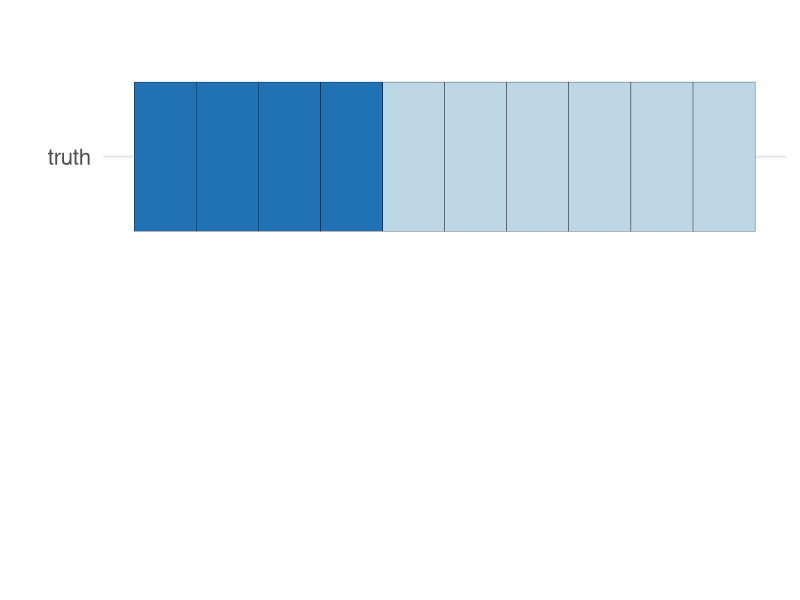
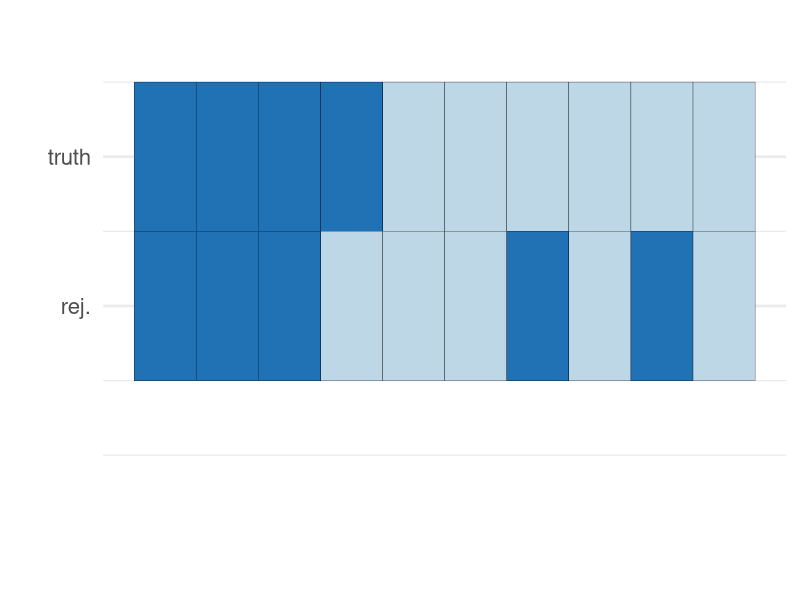
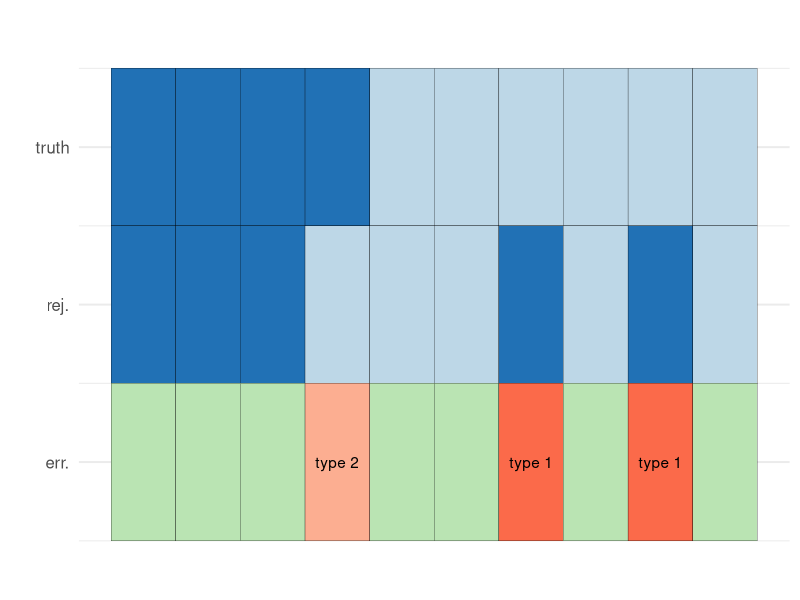

The R script that drew these images, in order:
require(ggplot2)
require(RColorBrewer)


cols1 <- brewer.pal(4, "Blues")[c(2,4)]
cols2 <- brewer.pal(4, "Reds")[c(4,3)]
cols2 <- c(brewer.pal(4, "Reds")[3], brewer.pal(4, "Greens")[2], brewer.pal(4, "Reds")[2])
cols <- c(cols1, cols2)

# save plots as 5 x 9

m <- 10
m1 <- 4

truth <- c(rep(1,m1), rep(0,(m-m1)))
rej <- c(1,1,1,0,0,0,1,0,1,0)
diff <- 100 + truth - rej



# plot 1

df <- data.frame(x=rep(seq(m), 1),
                 y=rep(3, each=m),
                 value=truth)

df$value <- as.factor(df$value)

ggplot(df, aes(x=x, y=y, fill=value)) +
  geom_tile(color="black") +
  #scale_x_continuous(breaks=seq(0,m,by=2)) +
  scale_x_continuous(breaks=c()) +
  scale_y_continuous(lim=c(0.5,3.5), breaks=c(3), labels=c("truth")) +
  scale_fill_manual(values=cols) +
  theme_minimal(base_size = 20) +
  theme(plot.title = element_text(hjust=0.5)) +
  labs(title="", x="", y="") +
  theme(legend.position="none")



# plot 2

df <- data.frame(x=rep(seq(m), 2),
                 y=rep(c(3,2), each=m),
                 value=c(truth,rej))

df$value <- as.factor(df$value)

ggplot(df, aes(x=x, y=y, fill=value)) +
  geom_tile(color="black") +
  #scale_x_continuous(breaks=seq(0,m,by=2)) +
  scale_x_continuous(breaks=c()) +
  scale_y_continuous(lim=c(0.5,3.5), breaks=c(2,3), labels=c("rej.", "truth")) +
  scale_fill_manual(values=cols) +
  theme_minimal(base_size = 20) +
  theme(plot.title = element_text(hjust=0.5)) +
  labs(title="", x="", y="") +
  theme(legend.position="none")



# plot 3

df <- data.frame(x=rep(seq(m), 3),
                 y=rep(c(3,2,1), each=m),
                 value=c(truth,rej,diff))

df$value <- as.factor(df$value)

df$lab <- ""
df$lab[df$value == 99] <- "type 1"
df$lab[df$value == 101] <- "type 2"

ggplot(df, aes(x=x, y=y, fill=value, label=lab)) +
  geom_tile(color="black") +
  geom_text(color = "black") +
  #scale_x_continuous(breaks=seq(0,m,by=2)) +
  scale_x_continuous(breaks=c()) +
  scale_y_continuous(lim=c(0.5,3.5), breaks=c(1,2,3), labels=c("err.", "rej.", "truth")) +
  scale_fill_manual(values=cols) +
  theme_minimal(base_size = 15) +
  theme(plot.title = element_text(hjust=0.5)) +
  labs(title="", x="", y="") +
  theme(legend.position="none")






